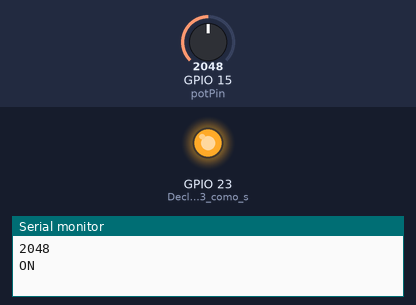
This program was run on a simulated ESP32. Parts: output pins drawn as LEDs (lit = HIGH), the last lines printed to the serial monitor. The test bench sets the inputs (shaded band); at power-on: GPIO 15 (potPin) = 2048.

Above: at 0.5 s.
At 5.0 s:
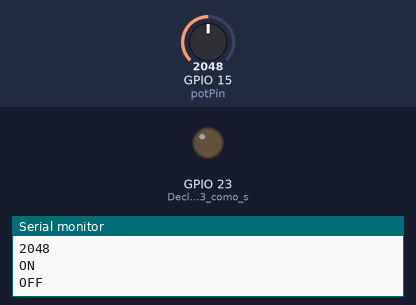
Timing chart, 0 to 6.9 s (numbered marks = the images above):
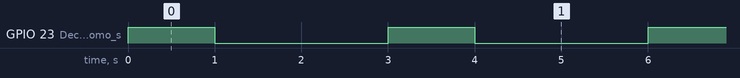

Measured:
- by itself, GPIO 23 (Declarar_el_pin_23_como_s): alternates HIGH for 1.0 s and LOW for 2.0 s

The program:

main.cpp
```cpp
#include <Arduino.h>

const int potPin = 15; //Pin al que conectaremos el voltaje
int potValue = 0; //Variable donde se almacenará los valores de voltaje
float measurement = 0; //Variable donde se almacenará los valores de temperatura

void setup() {
  Serial.begin(115200);

  pinMode(23, OUTPUT); //Declarar el pin 23 como salida (LED)
}

void loop() {
  potValue=analogRead(potPin); //Lectura del valor analógico del punto 15 (Voltaje)
  Serial.println(potValue); //Escritura del valor obtenido antes

  Serial.println("ON"); //Imprimimos por pantalla "ON"
  digitalWrite(23,HIGH); //
  delay(1000);
  Serial.println("OFF");
  digitalWrite(23,LOW);
  delay(2000);
}
```
